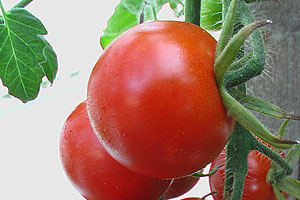
#> input picture tomate.png, 300 x 200 px
$ python 'Chapter 7.py'
#> lines starting #> are read from the running program, lines starting #| are printed output that depends on the picture; after the words box and inside, x2 and y2 are one past the last pixel; in counts of white or black regions, pixels touching at a corner belong together
import cv2
import numpy as np

def empty(a):
    pass
cv2.namedWindow("TrackBars")
cv2.resizeWindow("TrackBars", 640, 240)
cv2.createTrackbar("Hue Min", "TrackBars", 0, 179, empty)
cv2.createTrackbar("Hue Max", "TrackBars", 16, 179, empty)
cv2.createTrackbar("Sat Min", "TrackBars", 73, 255, empty)
cv2.createTrackbar("Sat Max", "TrackBars", 255, 255, empty)
cv2.createTrackbar("Val Min", "TrackBars", 116, 255, empty)
cv2.createTrackbar("Val Max", "TrackBars", 255, 255, empty)

img = cv2.imread("tomate.png")
#> img is the input picture: shape (200, 300, 3); mean B, G, R 105.3, 124, 159.4
imgR = cv2.resize(img, (500,300))
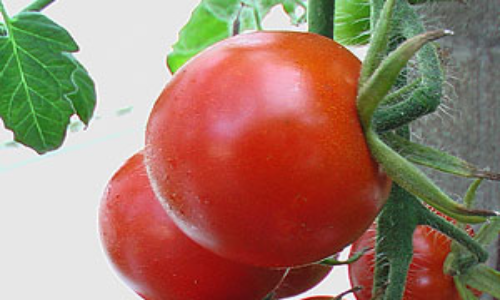
#> imgR: shape (300, 500, 3); mean B, G, R 105.3, 124, 159.3
imgHSV = cv2.cvtColor(imgR, cv2.COLOR_BGR2HSV)
#> imgHSV: shape (300, 500, 3); mean H, S, V 39, 108, 170.8

while True:
    h_min = cv2.getTrackbarPos("Hue Min", "TrackBars")
    h_max = cv2.getTrackbarPos("Hue Max", "TrackBars")
    s_min = cv2.getTrackbarPos("Sat Min", "TrackBars")
    s_max = cv2.getTrackbarPos("Sat Max", "TrackBars")
    v_min = cv2.getTrackbarPos("Val Min", "TrackBars")
    v_max = cv2.getTrackbarPos("Val Max", "TrackBars")

    lower = np.array([h_min, s_min, v_min])
    upper = np.array([h_max, s_max, v_max])
    #A cor que queremos precisa ficar em branco, e o que não queremos em preto
    mask = cv2.inRange(imgHSV, lower, upper)
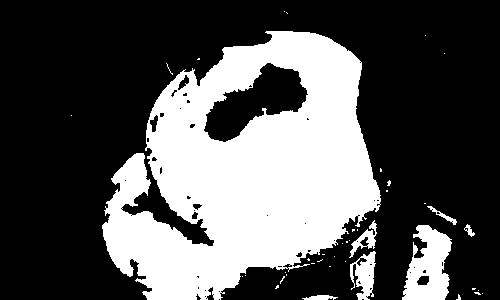
#> mask: shape (300, 500); 33% white; 41 white regions (34 under 20 px), largest, box (x1, y1, x2, y2) and area: (102, 31, 381, 300) 45497, (402, 225, 452, 300) 2439, (350, 251, 376, 300) 746
    imgResult = cv2.bitwise_and(imgHSV, imgR, mask=mask)
#> imgResult: shape (300, 500, 3); mean H, S, V 0.6, 7.5, 58.6
    print(h_min, h_max, s_min, s_max, v_min, v_max)


    cv2.waitKey(1)
    cv2.imshow("Original", imgR)
    cv2.imshow("Converted to HSV", imgHSV)
    cv2.imshow("Mask", mask)
    cv2.imshow("ImageResult", imgResult)

$ run again, with cartas.png copied over tomate.png
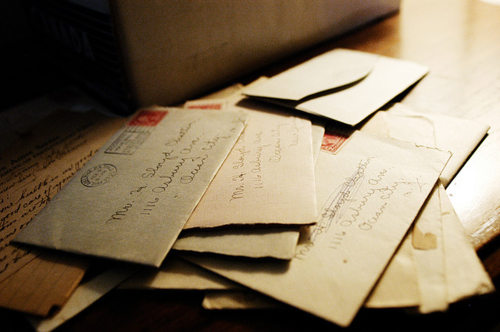
#> input picture cartas.png, 500 x 332 px
#> img is the input picture: shape (332, 500, 3); mean B, G, R 92.9, 116.1, 131.3
#> `imgR = cv2.resize(img, (500,300))`:
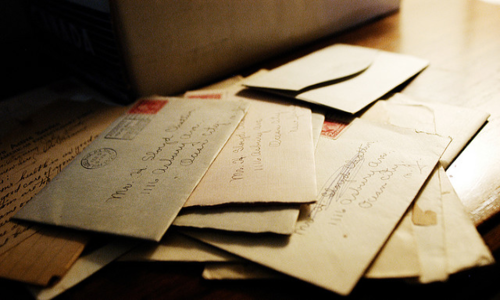
#> imgR: shape (300, 500, 3); mean B, G, R 92.8, 116, 131.1
#> imgHSV: shape (300, 500, 3); mean H, S, V 20.7, 95.6, 131.2
#> `mask = cv2.inRange(imgHSV, lower, upper)`:
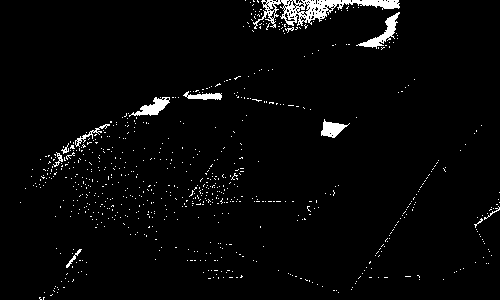
#> mask: shape (300, 500); 2.9% white; 748 white regions (735 under 20 px), largest, box (x1, y1, x2, y2) and area: (253, 0, 400, 29) 1431, (356, 12, 400, 49) 413, (129, 97, 170, 117) 339
#> imgResult: shape (300, 500, 3); mean H, S, V 0.2, 1.1, 4.1

$ run again, with estrada.png copied over tomate.png
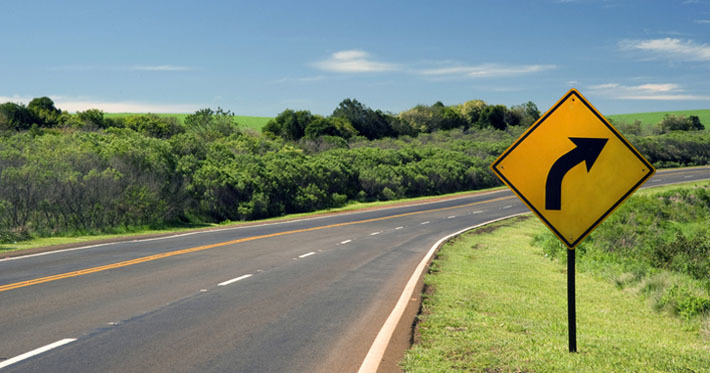
#> input picture estrada.png, 710 x 373 px
#> img is the input picture: shape (373, 710, 3); mean B, G, R 115, 136.2, 123.6
#> `imgR = cv2.resize(img, (500,300))`:
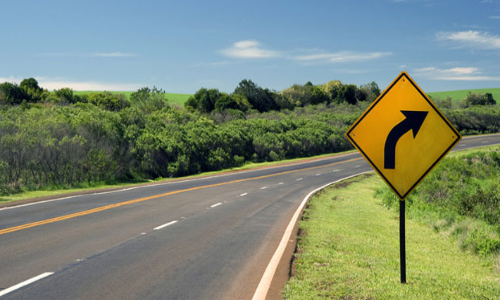
#> imgR: shape (300, 500, 3); mean B, G, R 114.9, 136.1, 123.5
#> imgHSV: shape (300, 500, 3); mean H, S, V 58.4, 90.5, 148.6
#> `mask = cv2.inRange(imgHSV, lower, upper)`:
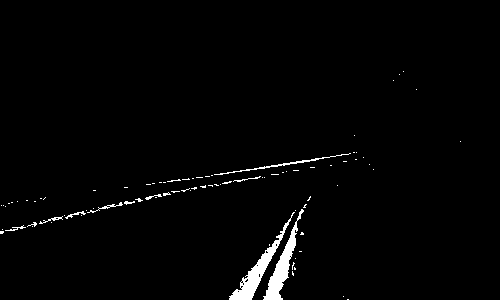
#> mask: shape (300, 500); 1.8% white; 87 white regions (77 under 20 px), largest, box (x1, y1, x2, y2) and area: (229, 212, 295, 300) 944, (263, 209, 304, 300) 894, (214, 153, 351, 175) 219
#> imgResult: shape (300, 500, 3); mean H, S, V 0.1, 0.6, 3.1
